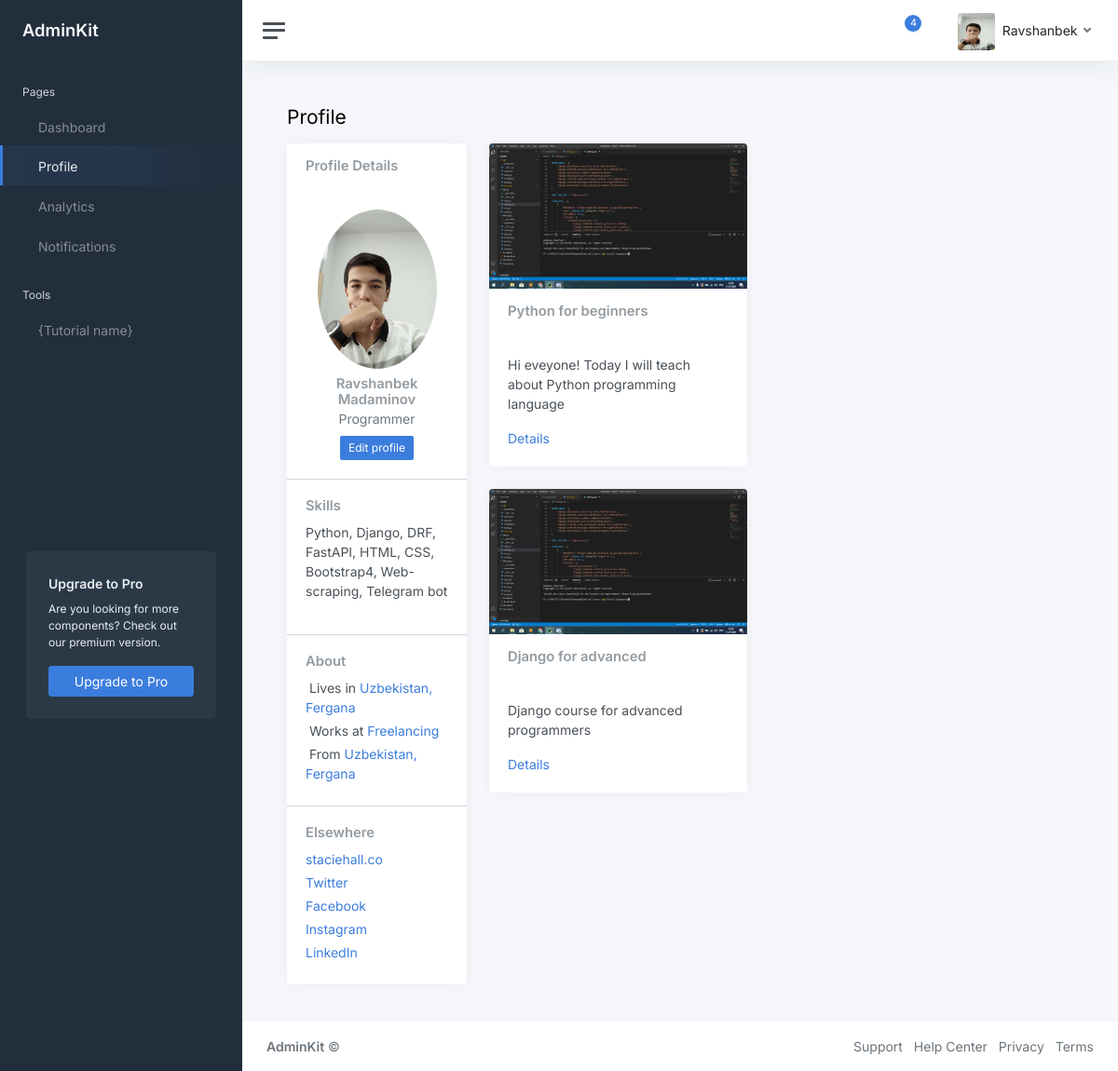
Page /profile/ (signed in) on the earlier database version.
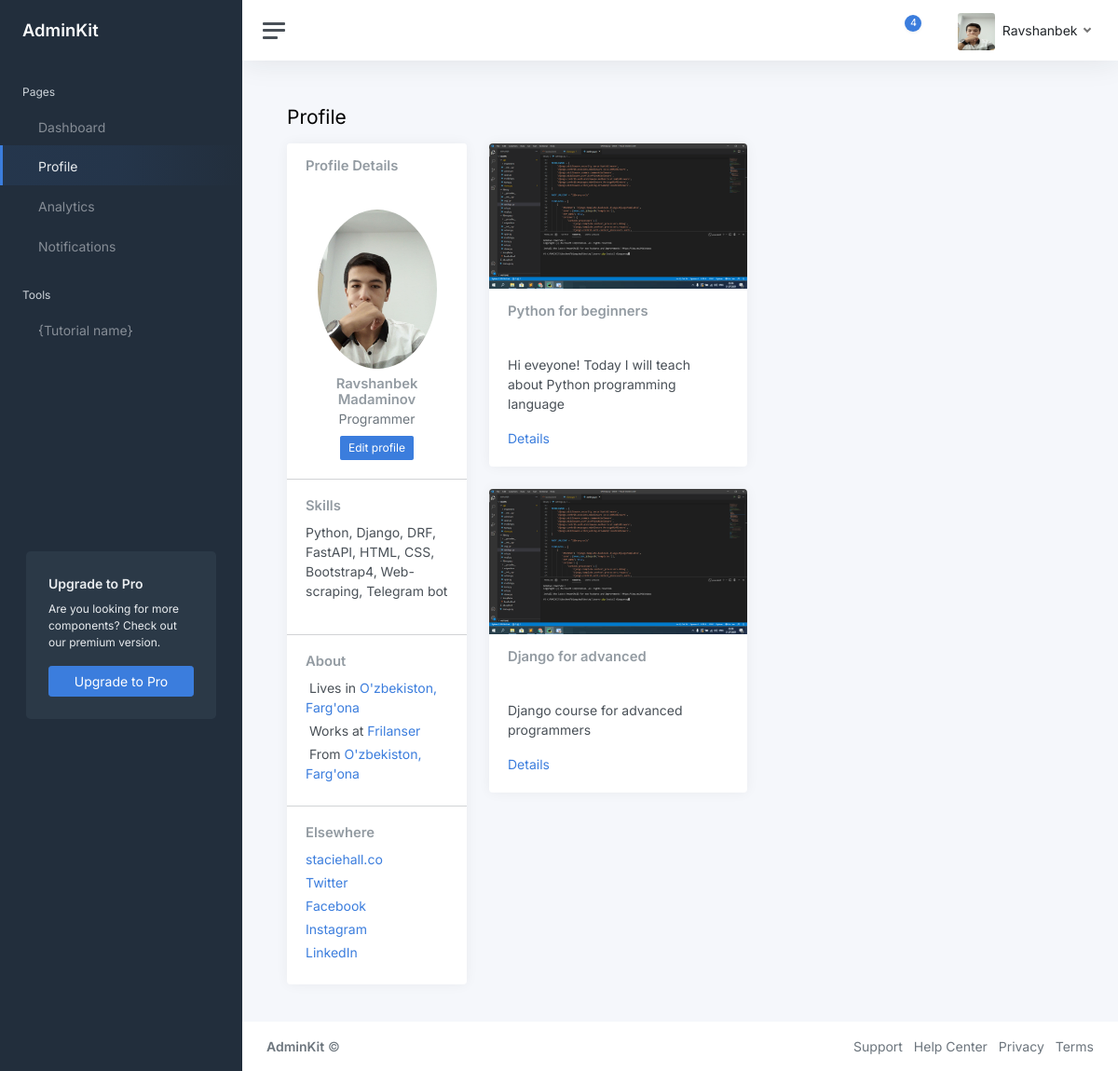
Same page on the later database version.
### user/models.py (models this page shows, shortened)
class MainUser(models.Model):
    user = models.ForeignKey(User, on_delete=models.CASCADE)
    first_name = models.CharField(max_length=100)
    last_name = models.CharField(max_length=100)
    birth_address = models.CharField(max_length=110)
    live_address = models.CharField(max_length=110)
    work = models.CharField(max_length=100)
    about = models.TextField(max_length=500)
    photo = models.ImageField(upload_to='users-avatar', default="profile.png")
    class Meta:
        verbose_name = 'Main User'
        verbose_name_plural = 'Users'

class Skill(models.Model):
    user = models.ForeignKey(MainUser, on_delete=models.CASCADE)
    yonalish = models.ForeignKey(IT, on_delete=models.SET_NULL, null=True, blank=True)
    skills = models.CharField(max_length=400, null=True, blank=True)
    class Meta:
        verbose_name = 'Skill'
        verbose_name_plural = 'Skills'

class IT(models.Model):
    it = models.CharField(max_length=100)
    def __str__(self):
        return self.it
    class Meta:
        verbose_name = "Yo'nalish"
        verbose_name_plural = "Yo'nalishlar"

### base/models.py (models this page shows, shortened)
class Tutorial(models.Model):
    user = models.ForeignKey(MainUser, on_delete=models.SET_NULL, null=True)
    tutorial_name = models.CharField(max_length=150)
    tutorial_description = models.TextField(max_length=200)
    tutorial_photo = models.ImageField(upload_to='tutorial-photos')
    tutorial_views = models.PositiveIntegerField(default=0)
    class Meta:
        verbose_name = 'Tutorial'
        verbose_name_plural = 'More Tutorials'

### base/views.py (the view)
# urls.py: path('profile/',ProfileView.as_view(), name='profile'),
class ProfileView(View):
    def get(self, request):
        mainuser = MainUser.objects.get(user=request.user)
        skills = Skill.objects.get(user=mainuser)
        courses = Tutorial.objects.filter(user=mainuser)
        return render(request, 'pages-profile.html',{'mainuser':mainuser, 'courses':courses, 'skills':skills})

### templates/pages-profile.html (shortened to what this page needs)
{% load static %}
<!DOCTYPE html>
<html lang="en">
<head>
	<link href="{% static 'css/app.css' %}" rel="stylesheet">
</head>
<body>
	{% if user.is_authenticated %}
		<div class="wrapper">
			<nav id="sidebar" class="sidebar js-sidebar">
				<div class="sidebar-content js-simplebar">
					<a class="sidebar-brand" href="index.html">
				<span class="align-middle">AdminKit</span>
			</a>
			<ul class="sidebar-nav">
				<li class="sidebar-header">
					Pages
				</li>
				<li class="sidebar-item">
					<a class="sidebar-link" href="{% url 'home' %}">
			 <span class="align-middle">Dashboard</span>
		</a>
				</li>
				<li class="sidebar-item active">
					<a class="sidebar-link" href="{% url 'profile' %}">
			 <span class="align-middle">Profile</span>
		</a>
				</li>
				<li class="sidebar-item">
					<a class="sidebar-link" href="{% url 'analytic' %}">
			 <span class="align-middle">Analytics</span>
		</a>
				</li>
				<li class="sidebar-item">
					<a class="sidebar-link" href="{% url 'notifications' %}">
			 <span class="align-middle">Notifications</span>
		</a>
				</li>
				<li class="sidebar-header">
					Tools
				</li>
				<li class="sidebar-item">
					<a class="sidebar-link" href="{% url 'tutorial' %}">
			 <span class="align-middle">{Tutorial name}</span>
		</a>
				</li>
			</ul>
					<div class="sidebar-cta">
						<div class="sidebar-cta-content">
							<strong class="d-inline-block mb-2">Upgrade to Pro</strong>
							<div class="mb-3 text-sm">
								Are you looking for more components? Check out our premium version.
							</div>
							<div class="d-grid">
								<a href="upgrade-to-pro.html" class="btn btn-primary">Upgrade to Pro</a>
							</div>
						</div>
					</div>
				</div>
			</nav>
			<div class="main">
				<nav class="navbar navbar-expand navbar-light navbar-bg">
					<a class="sidebar-toggle js-sidebar-toggle">
				<i class="hamburger align-self-center"></i>
			</a>
					<div class="navbar-collapse collapse">
						<ul class="navbar-nav navbar-align">
							<li class="nav-item dropdown">
								<a class="nav-icon dropdown-toggle" href="#" id="alertsDropdown" data-bs-toggle="dropdown">
									<div class="position-relative">
										<span class="indicator">4</span>
									</div>
								</a>
							</li>
							<li class="nav-item dropdown">
								<a class="nav-icon dropdown-toggle" href="#" id="messagesDropdown" data-bs-toggle="dropdown">
								</a>
							</li>
							<li class="nav-item dropdown">
								<a class="nav-link dropdown-toggle d-none d-sm-inline-block" href="#" data-bs-toggle="dropdown">
					<img src="{{ mainuser.photo.url }}" class="avatar img-fluid rounded me-1" alt="Charles Hall" /> <span class="text-dark">{{ mainuser.first_name }}</span>
					</a>
							</li>
						</ul>
					</div>
				</nav>
				<main class="content">
					<div class="container-fluid p-0">
						<div class="mb-3">
							<h1 class="h3 d-inline align-middle">Profile</h1>
						</div>
						<div class="row">
							<div class="col-md-4 col-xl-3">
								<div class="card mb-3">
									<div class="card-header">
										<h5 class="card-title mb-0">Profile Details</h5>
									</div>
									<div class="card-body text-center">
										<img src="{{ mainuser.photo.url }}" alt="{{ mainuser.first_name }}" class="img-fluid rounded-circle mb-2" width="128" height="128" />
										<h5 class="card-title mb-0">{{ mainuser.first_name }} {{ mainuser.last_name }}</h5>
										<div class="text-muted mb-2">{{ skills.yonalish }}</div>
										<div>
											<a class="btn btn-primary btn-sm" href="{% url 'edit-profile' %}">Edit profile</a>
										</div>
									</div>
									<hr class="my-0" />
									<div class="card-body">
										<h5 class="h6 card-title">Skills</h5>
										<p>{{ skills.skills }}</p>
									</div>
									<hr class="my-0" />
									<div class="card-body">
										<h5 class="h6 card-title">About</h5>
										<ul class="list-unstyled mb-0">
											<li class="mb-1"> Lives in <a href="#">{{ mainuser.live_address }}</a></li>
											<li class="mb-1"> Works at <a href="#">{{ mainuser.work }}</a></li>
											<li class="mb-1"> From <a href="#">{{ mainuser.birth_address }}</a></li>
										</ul>
									</div>
									<hr class="my-0" />
									<div class="card-body">
										<h5 class="h6 card-title">Elsewhere</h5>
										<ul class="list-unstyled mb-0">
											<li class="mb-1"><a href="#">staciehall.co</a></li>
											<li class="mb-1"><a href="#">Twitter</a></li>
											<li class="mb-1"><a href="#">Facebook</a></li>
											<li class="mb-1"><a href="#">Instagram</a></li>
											<li class="mb-1"><a href="#">LinkedIn</a></li>
										</ul>
									</div>
								</div>
							</div>
							<div class="col-md-8">
								{% for course in courses %}
									<div class="col-12 col-md-6">
										<div class="card">
											<img class="card-img-top" src="{{ course.tutorial_photo.url }}" alt="Unsplash">
											<div class="card-header">
												<h5 class="card-title mb-0">{{ course.tutorial_name }}</h5>
											</div>
											<div class="card-body">
												<p class="card-text">{{ course.tutorial_description }}</p>
												<a href="#" class="card-link">Details</a>
											</div>
										</div>
									</div>
								{% endfor %}
							</div>
						</div>
					</div>
				</main>
				<footer class="footer">
					<div class="container-fluid">
						<div class="row text-muted">
							<div class="col-6 text-start">
								<p class="mb-0">
									<a class="text-muted" href="https://adminkit.io/" target="_blank"><strong>AdminKit</strong></a> &copy;
								</p>
							</div>
							<div class="col-6 text-end">
								<ul class="list-inline">
									<li class="list-inline-item">
										<a class="text-muted" href="https://adminkit.io/" target="_blank">Support</a>
									</li>
									<li class="list-inline-item">
										<a class="text-muted" href="https://adminkit.io/" target="_blank">Help Center</a>
									</li>
									<li class="list-inline-item">
										<a class="text-muted" href="https://adminkit.io/" target="_blank">Privacy</a>
									</li>
									<li class="list-inline-item">
										<a class="text-muted" href="https://adminkit.io/" target="_blank">Terms</a>
									</li>
								</ul>
							</div>
						</div>
					</div>
				</footer>
			</div>
		</div>
	{% else %}
		<a href="{% url 'signup' %}">Register |</a>
		<a href="{% url 'signin' %}">Login</a>
	{% endif %}
</body>
</html>

Differences in the rows shown:
changed MainUser "Ravshanbek": live_address "Uzbekistan, Fergana" → "O'zbekiston, Farg'ona"; work "Freelancing" → "Frilanser"; birth_address "Uzbekistan, Fergana" → "O'zbekiston, Farg'ona"
